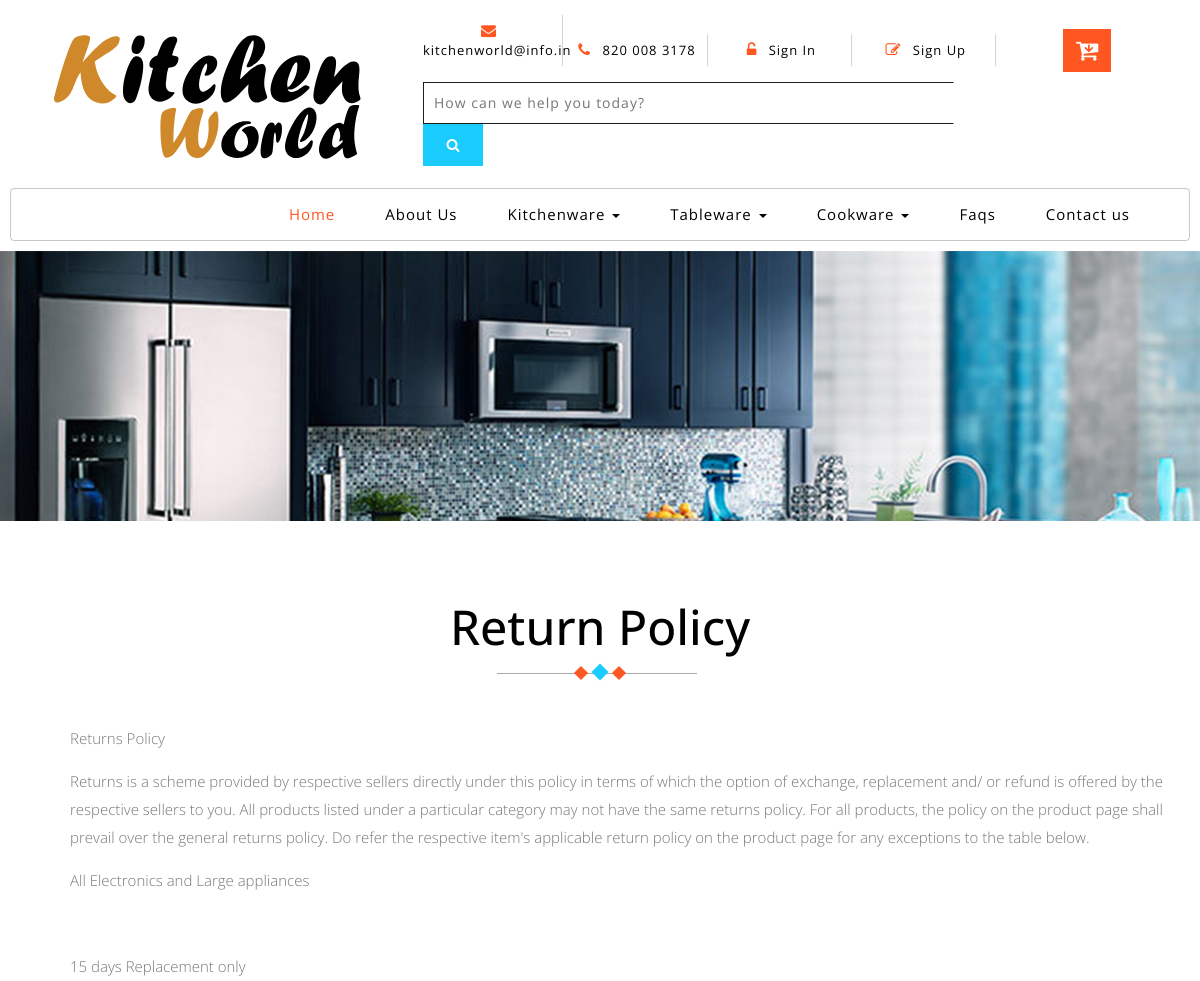
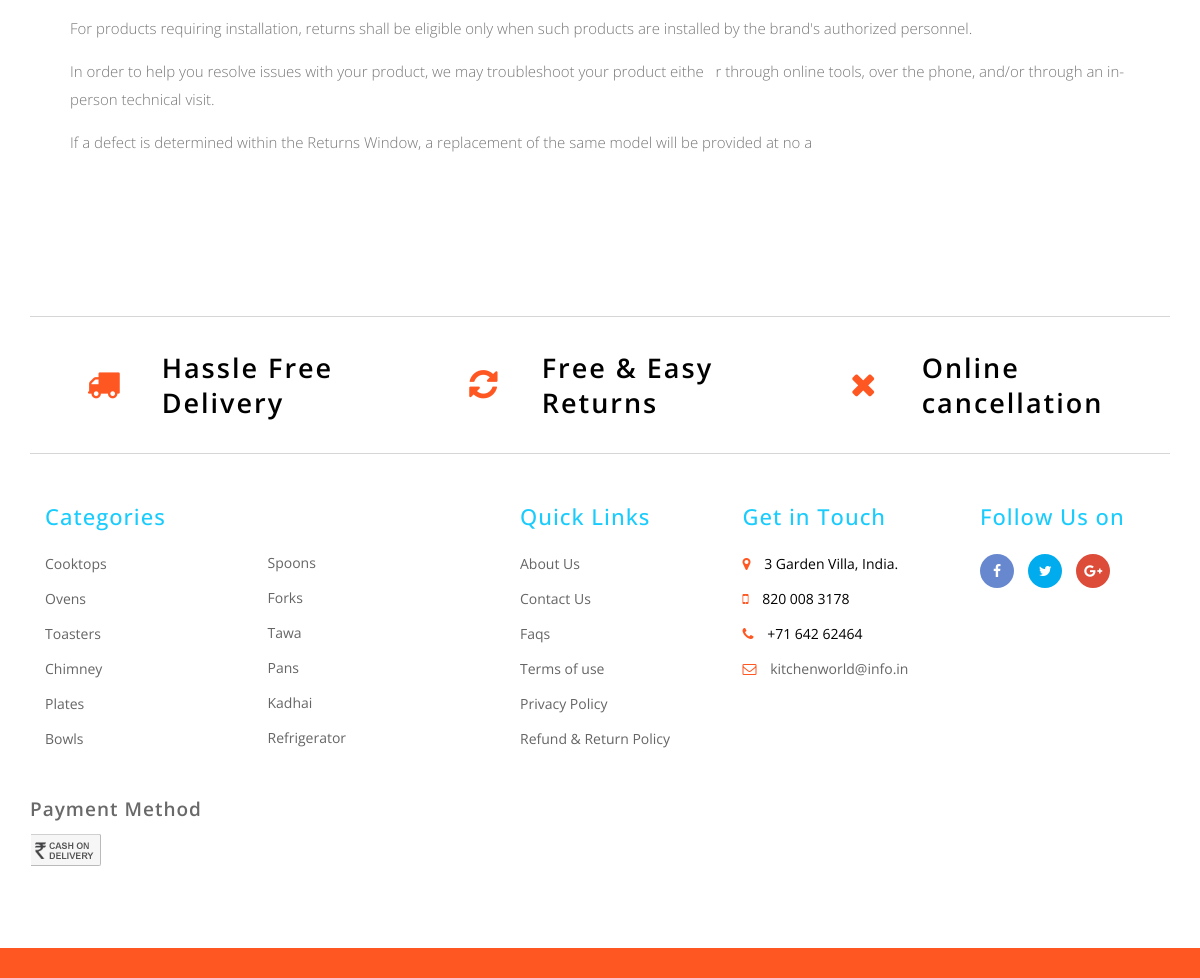
The page /return.php on the database its author committed (2 pictures, top to bottom).
### tables this page shows
CREATE TABLE `category` (
  `c_id` int(30) NOT NULL,
  `c_name` varchar(250) NOT NULL
);

### return.php (the view)
<?php include('header.php'); ?>
	<div class="page-head_agile_info_w3l">
	</div>
	<section class="terms-of-use">
		<div class="terms">
			<div class="container">
				<h3 class="tittle-w3l">Return Policy
					<span class="heading-style">
						<i></i>
						<i></i>
						<i></i>
					</span>
				</h3>
	            <?php
				  $query=mysqli_query($conn,"SELECT * FROM `return&refund`");
				  while($row=mysqli_fetch_assoc($query))
				  {
					 echo $row['detail'];
				  }?>
			</div>
		</div>
	</section>
	 <?php
	 include('footer.php');?>
</body>
</html>

### header.php (shortened to what this page needs)
<?php
include('session.php');
if(isset($_SESSION['email'])){
	$page_owner=$_SESSION['email'];
} else {
	$page_owner='';
	$quee=mysqli_query($conn,"SELECT * FROM visitore");
	while($fetch=mysqli_fetch_assoc($quee))
	{
		$update=$fetch['visitore_store'];
		$timepass =$update+1;
		mysqli_query($conn,"UPDATE `visitore` SET  `visitore_store`='$timepass'");
		$timepass++;}
	}
	?>
	<!DOCTYPE html>
	<html lang="zxx">
	<head>
		<link href="css/bootstrap.css" rel="stylesheet" type="text/css" media="all" />
		<link href="css/style.css" rel="stylesheet" type="text/css" media="all" />
		<link href="css/font-awesome.css" rel="stylesheet">
		<link href="css/popuo-box.css" rel="stylesheet" type="text/css" media="all" />
		<link rel="stylesheet" type="text/css" href="css/jquery-ui1.css">
	</head>
<body >
<div class="header-bot " >
  <div class="header-bot_inner_wthreeinfo_header_mid" >
         <div class="col-md-4 logo_agile">
	            <img src="images/logo.svg" alt="">
		 </div>
	      <div class="col-md-8 header" >
		       <ul>
			       <li>
							<a href="mailto:KitchenWorld@info.in" >
								<span class="fa fa-envelope" aria-hidden="true"></span> kitchenworld@info.in</a>
			       </li>
			       <li>
								<span class="fa fa-phone" aria-hidden="true"></span> 820 008 3178
				   </li>
				   <?php
				   if($page_owner=='')
				   { ?>
				   <li>
							<a href="#" data-toggle="modal" data-target="#myModal1">
								<span class="fa fa-unlock-alt" aria-hidden="true"></span> Sign In </a>
				   </li>
				    <li>
								<a href="#" data-toggle="modal" data-target="#myModal2">
									<span class="fa fa-pencil-square-o" aria-hidden="true"></span> Sign Up </a>
					</li>
					<?php } ?>
								<div class="top_nav_right">
									<div class="wthreecartaits wthreecartaits2 cart cart box_1">
										<form action="checkout.php" method="post" class="last">
											<button class="w3view-cart" type="submit" name="submit" value="">
											<i class="fa fa-cart-arrow-down" aria-hidden="true"></i>
											</button>
										</form>
									</div>
								</div>
		       </ul>
						<div class="agileits_search">
							<form onsubmit="return false">
								<input name="Search" type="text"  placeholder="How can we help you today?" id='g_search' required="" autocomplete="off" >
								<button type="submit" name="submit" class="btn btn-default" aria-label="Left Align"   id='opens'>
								   <span class="fa fa-search" aria-hidden="true"> </span>
								</button>
							</form>
						 </div>
	     </div>
  </div>
</div>
                                  <div class="ban-top" >
										<div class="container">
											<div class="top_nav_left">
												<nav class="navbar navbar-default">
													<div class="container-fluid">
													<div class="collapse navbar-collapse menu--shylock" id="bs-example-navbar-collapse-1">
														<ul class="nav navbar-nav menu__list">
															<li class="active">
																<a class="nav-stylehead" href="index.php">Home
																</a>
															</li>
															<li class="">
																<a class="nav-stylehead" href="about.php">About Us</a>
															</li>
													<?php $chkcat=mysqli_query($conn,"SELECT * FROM `category`");
													while ($row=mysqli_fetch_assoc($chkcat)) {?>
														 <li class="dropdown">
															   <a href="index.php" class="dropdown-toggle nav-stylehead" data-toggle="dropdown" role="button" aria-haspopup="true" aria-expanded="false"><?php echo $row['c_name']; ?>
																	<span class="caret"></span>
																</a>
															</li>
														<?php } ?>
														<li class="">
															<a class="nav-stylehead" href="faqs.php">Faqs</a>
														</li>
														<li class="">
															<a class="nav-stylehead" href="contact.php">Contact us</a>
														</li>
													</ul>
												</div>
											</div>
										</nav>
									</div>
								</div>
							</div>

### rows shown on the page
category: c_name "Kitchenware"
category: c_name "Tableware"
category: c_name "Cookware"
return&refund: detail "Returns Policy Returns is a scheme provided by respective sellers directly under this policy in terms of which the option of exchange, replacement and/ or refund is offered by the respective sellers to you. All products listed under a particular category may not have the same returns policy. For all products, the policy on the product page shall prevail over the general returns policy. Do refer the respective item's applicable return policy on the product page for any exceptions to the table below."
return&refund: detail "All Electronics and Large appliances 15 days Replacement only For products requiring installation, returns shall be eligible only when such products are installed by the brand's authorized personnel. In order to help you resolve issues with your product, we may troubleshoot your product eithe r through online tools, over the phone, and/or through an in-person technical visit. If a defect is determined within the Returns Window, a replacement of the same model will be provided at no a"
